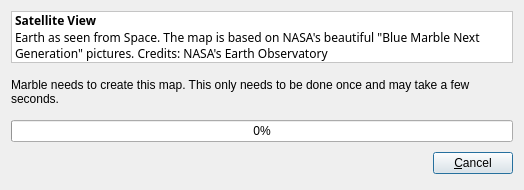
<ui version="4.0" >
 <class>TileCreatorDialog</class>
 <widget class="QDialog" name="TileCreatorDialog" >
  <property name="geometry" >
   <rect>
    <x>0</x>
    <y>0</y>
    <width>524</width>
    <height>190</height>
   </rect>
  </property>
  <property name="minimumSize" >
   <size>
    <width>500</width>
    <height>190</height>
   </size>
  </property>
  <property name="windowTitle" >
   <string>Creating Map</string>
  </property>
  <property name="windowIcon" >
   <iconset/>
  </property>
  <layout class="QVBoxLayout" >
   <property name="spacing" >
    <number>6</number>
   </property>
   <item>
    <widget class="QLabel" name="descriptionLabel" >
     <property name="palette" >
      <palette>
       <active>
        <colorrole role="WindowText" >
         <brush brushstyle="SolidPattern" >
          <color alpha="255" >
           <red>0</red>
           <green>0</green>
           <blue>0</blue>
          </color>
         </brush>
        </colorrole>
        <colorrole role="Button" >
         <brush brushstyle="SolidPattern" >
          <color alpha="255" >
           <red>255</red>
           <green>255</green>
           <blue>255</blue>
          </color>
         </brush>
        </colorrole>
        <colorrole role="Light" >
         <brush brushstyle="SolidPattern" >
          <color alpha="255" >
           <red>255</red>
           <green>255</green>
           <blue>255</blue>
          </color>
         </brush>
        </colorrole>
        <colorrole role="Midlight" >
         <brush brushstyle="SolidPattern" >
          <color alpha="255" >
           <red>255</red>
           <green>255</green>
           <blue>255</blue>
          </color>
         </brush>
        </colorrole>
        <colorrole role="Dark" >
         <brush brushstyle="SolidPattern" >
          <color alpha="255" >
           <red>127</red>
           <green>127</green>
           <blue>127</blue>
          </color>
         </brush>
        </colorrole>
        <colorrole role="Mid" >
         <brush brushstyle="SolidPattern" >
          <color alpha="255" >
           <red>170</red>
           <green>170</green>
           <blue>170</blue>
          </color>
         </brush>
        </colorrole>
        <colorrole role="Text" >
         <brush brushstyle="SolidPattern" >
          <color alpha="255" >
           <red>0</red>
           <green>0</green>
           <blue>0</blue>
          </color>
         </brush>
        </colorrole>
        <colorrole role="BrightText" >
         <brush brushstyle="SolidPattern" >
          <color alpha="255" >
           <red>255</red>
           <green>255</green>
           <blue>255</blue>
          </color>
         </brush>
        </colorrole>
        <colorrole role="ButtonText" >
         <brush brushstyle="SolidPattern" >
          <color alpha="255" >
           <red>0</red>
           <green>0</green>
           <blue>0</blue>
          </color>
         </brush>
        </colorrole>
        <colorrole role="Base" >
         <brush brushstyle="SolidPattern" >
          <color alpha="255" >
           <red>255</red>
           <green>255</green>
           <blue>255</blue>
          </color>
         </brush>
        </colorrole>
        <colorrole role="Window" >
         <brush brushstyle="SolidPattern" >
          <color alpha="255" >
           <red>255</red>
           <green>255</green>
           <blue>255</blue>
          </color>
         </brush>
        </colorrole>
        <colorrole role="Shadow" >
         <brush brushstyle="SolidPattern" >
          <color alpha="255" >
           <red>0</red>
           <green>0</green>
           <blue>0</blue>
          </color>
         </brush>
        </colorrole>
        <colorrole role="Highlight" >
         <brush brushstyle="SolidPattern" >
          <color alpha="255" >
           <red>103</red>
           <green>141</green>
           <blue>178</blue>
          </color>
         </brush>
        </colorrole>
        <colorrole role="HighlightedText" >
         <brush brushstyle="SolidPattern" >
          <color alpha="255" >
           <red>255</red>
           <green>255</green>
           <blue>255</blue>
          </color>
         </brush>
        </colorrole>
        <colorrole role="Link" >
         <brush brushstyle="SolidPattern" >
          <color alpha="255" >
           <red>0</red>
           <green>0</green>
           <blue>238</blue>
          </color>
         </brush>
        </colorrole>
        <colorrole role="LinkVisited" >
         <brush brushstyle="SolidPattern" >
          <color alpha="255" >
           <red>82</red>
           <green>24</green>
           <blue>139</blue>
          </color>
         </brush>
        </colorrole>
        <colorrole role="AlternateBase" >
         <brush brushstyle="SolidPattern" >
          <color alpha="255" >
           <red>255</red>
           <green>255</green>
           <blue>255</blue>
          </color>
         </brush>
        </colorrole>
       </active>
       <inactive>
        <colorrole role="WindowText" >
         <brush brushstyle="SolidPattern" >
          <color alpha="255" >
           <red>0</red>
           <green>0</green>
           <blue>0</blue>
          </color>
         </brush>
        </colorrole>
        <colorrole role="Button" >
         <brush brushstyle="SolidPattern" >
          <color alpha="255" >
           <red>255</red>
           <green>255</green>
           <blue>255</blue>
          </color>
         </brush>
        </colorrole>
        <colorrole role="Light" >
         <brush brushstyle="SolidPattern" >
          <color alpha="255" >
           <red>255</red>
           <green>255</green>
           <blue>255</blue>
          </color>
         </brush>
        </colorrole>
        <colorrole role="Midlight" >
         <brush brushstyle="SolidPattern" >
          <color alpha="255" >
           <red>255</red>
           <green>255</green>
           <blue>255</blue>
          </color>
         </brush>
        </colorrole>
        <colorrole role="Dark" >
         <brush brushstyle="SolidPattern" >
          <color alpha="255" >
           <red>127</red>
           <green>127</green>
           <blue>127</blue>
          </color>
         </brush>
        </colorrole>
        <colorrole role="Mid" >
         <brush brushstyle="SolidPattern" >
          <color alpha="255" >
           <red>170</red>
           <green>170</green>
           <blue>170</blue>
          </color>
         </brush>
        </colorrole>
        <colorrole role="Text" >
         <brush brushstyle="SolidPattern" >
          <color alpha="255" >
           <red>0</red>
           <green>0</green>
           <blue>0</blue>
          </color>
         </brush>
        </colorrole>
        <colorrole role="BrightText" >
         <brush brushstyle="SolidPattern" >
          <color alpha="255" >
           <red>255</red>
           <green>255</green>
           <blue>255</blue>
          </color>
         </brush>
        </colorrole>
        <colorrole role="ButtonText" >
         <brush brushstyle="SolidPattern" >
          <color alpha="255" >
           <red>0</red>
           <green>0</green>
           <blue>0</blue>
          </color>
         </brush>
        </colorrole>
        <colorrole role="Base" >
         <brush brushstyle="SolidPattern" >
          <color alpha="255" >
           <red>255</red>
           <green>255</green>
           <blue>255</blue>
          </color>
         </brush>
        </colorrole>
        <colorrole role="Window" >
         <brush brushstyle="SolidPattern" >
          <color alpha="255" >
           <red>255</red>
           <green>255</green>
           <blue>255</blue>
          </color>
         </brush>
        </colorrole>
        <colorrole role="Shadow" >
         <brush brushstyle="SolidPattern" >
          <color alpha="255" >
           <red>0</red>
           <green>0</green>
           <blue>0</blue>
          </color>
         </brush>
        </colorrole>
        <colorrole role="Highlight" >
         <brush brushstyle="SolidPattern" >
          <color alpha="255" >
           <red>103</red>
           <green>141</green>
           <blue>178</blue>
          </color>
         </brush>
        </colorrole>
        <colorrole role="HighlightedText" >
         <brush brushstyle="SolidPattern" >
          <color alpha="255" >
           <red>255</red>
           <green>255</green>
           <blue>255</blue>
          </color>
         </brush>
        </colorrole>
        <colorrole role="Link" >
         <brush brushstyle="SolidPattern" >
          <color alpha="255" >
           <red>0</red>
           <green>0</green>
           <blue>238</blue>
          </color>
         </brush>
        </colorrole>
        <colorrole role="LinkVisited" >
         <brush brushstyle="SolidPattern" >
          <color alpha="255" >
           <red>82</red>
           <green>24</green>
           <blue>139</blue>
          </color>
         </brush>
        </colorrole>
        <colorrole role="AlternateBase" >
         <brush brushstyle="SolidPattern" >
          <color alpha="255" >
           <red>255</red>
           <green>255</green>
           <blue>255</blue>
          </color>
         </brush>
        </colorrole>
       </inactive>
       <disabled>
        <colorrole role="WindowText" >
         <brush brushstyle="SolidPattern" >
          <color alpha="255" >
           <red>127</red>
           <green>127</green>
           <blue>127</blue>
          </color>
         </brush>
        </colorrole>
        <colorrole role="Button" >
         <brush brushstyle="SolidPattern" >
          <color alpha="255" >
           <red>255</red>
           <green>255</green>
           <blue>255</blue>
          </color>
         </brush>
        </colorrole>
        <colorrole role="Light" >
         <brush brushstyle="SolidPattern" >
          <color alpha="255" >
           <red>255</red>
           <green>255</green>
           <blue>255</blue>
          </color>
         </brush>
        </colorrole>
        <colorrole role="Midlight" >
         <brush brushstyle="SolidPattern" >
          <color alpha="255" >
           <red>255</red>
           <green>255</green>
           <blue>255</blue>
          </color>
         </brush>
        </colorrole>
        <colorrole role="Dark" >
         <brush brushstyle="SolidPattern" >
          <color alpha="255" >
           <red>127</red>
           <green>127</green>
           <blue>127</blue>
          </color>
         </brush>
        </colorrole>
        <colorrole role="Mid" >
         <brush brushstyle="SolidPattern" >
          <color alpha="255" >
           <red>170</red>
           <green>170</green>
           <blue>170</blue>
          </color>
         </brush>
        </colorrole>
        <colorrole role="Text" >
         <brush brushstyle="SolidPattern" >
          <color alpha="255" >
           <red>127</red>
           <green>127</green>
           <blue>127</blue>
          </color>
         </brush>
        </colorrole>
        <colorrole role="BrightText" >
         <brush brushstyle="SolidPattern" >
          <color alpha="255" >
           <red>255</red>
           <green>255</green>
           <blue>255</blue>
          </color>
         </brush>
        </colorrole>
        <colorrole role="ButtonText" >
         <brush brushstyle="SolidPattern" >
          <color alpha="255" >
           <red>127</red>
           <green>127</green>
           <blue>127</blue>
          </color>
         </brush>
        </colorrole>
        <colorrole role="Base" >
         <brush brushstyle="SolidPattern" >
          <color alpha="255" >
           <red>255</red>
           <green>255</green>
           <blue>255</blue>
          </color>
         </brush>
        </colorrole>
        <colorrole role="Window" >
         <brush brushstyle="SolidPattern" >
          <color alpha="255" >
           <red>255</red>
           <green>255</green>
           <blue>255</blue>
          </color>
         </brush>
        </colorrole>
        <colorrole role="Shadow" >
         <brush brushstyle="SolidPattern" >
          <color alpha="255" >
           <red>0</red>
           <green>0</green>
           <blue>0</blue>
          </color>
         </brush>
        </colorrole>
        <colorrole role="Highlight" >
         <brush brushstyle="SolidPattern" >
          <color alpha="255" >
           <red>86</red>
           <green>117</green>
           <blue>148</blue>
          </color>
         </brush>
        </colorrole>
        <colorrole role="HighlightedText" >
         <brush brushstyle="SolidPattern" >
          <color alpha="255" >
           <red>255</red>
           <green>255</green>
           <blue>255</blue>
          </color>
         </brush>
        </colorrole>
        <colorrole role="Link" >
         <brush brushstyle="SolidPattern" >
          <color alpha="255" >
           <red>0</red>
           <green>0</green>
           <blue>238</blue>
          </color>
         </brush>
        </colorrole>
        <colorrole role="LinkVisited" >
         <brush brushstyle="SolidPattern" >
          <color alpha="255" >
           <red>82</red>
           <green>24</green>
           <blue>139</blue>
          </color>
         </brush>
        </colorrole>
        <colorrole role="AlternateBase" >
         <brush brushstyle="SolidPattern" >
          <color alpha="255" >
           <red>255</red>
           <green>255</green>
           <blue>255</blue>
          </color>
         </brush>
        </colorrole>
       </disabled>
      </palette>
     </property>
     <property name="autoFillBackground" >
      <bool>true</bool>
     </property>
     <property name="frameShape" >
      <enum>QFrame::StyledPanel</enum>
     </property>
     <property name="frameShadow" >
      <enum>QFrame::Sunken</enum>
     </property>
     <property name="text" >
      <string>&lt;html>&lt;head>&lt;meta name="qrichtext" content="1" />&lt;/head>&lt;body style=" white-space: pre-wrap; font-family:Sans Serif; font-size:9pt; font-weight:400; font-style:normal; text-decoration:none;">&lt;p style=" margin-top:0px; margin-bottom:0px; margin-left:0px; margin-right:0px; -qt-block-indent:0; text-indent:0px;">&lt;span style=" font-weight:600;">Satellite View&lt;/span>&lt;/p>&lt;p style=" margin-top:0px; margin-bottom:0px; margin-left:0px; margin-right:0px; -qt-block-indent:0; text-indent:0px;">Earth as seen from Space. The map is based on NASA's beautiful "Blue Marble Next Generation" pictures. Credits: NASA's Earth Observatory&lt;/p>&lt;/body>&lt;/html></string>
     </property>
     <property name="wordWrap" >
      <bool>true</bool>
     </property>
    </widget>
   </item>
   <item>
    <widget class="QLabel" name="messageLabel" >
     <property name="text" >
      <string>Marble needs to create this map. This only needs to be done once and may take a few seconds.</string>
     </property>
     <property name="wordWrap" >
      <bool>true</bool>
     </property>
    </widget>
   </item>
   <item>
    <widget class="QProgressBar" name="progressBar" >
     <property name="value" >
      <number>0</number>
     </property>
     <property name="orientation" >
      <enum>Qt::Horizontal</enum>
     </property>
    </widget>
   </item>
   <item>
    <layout class="QHBoxLayout" >
     <property name="spacing" >
      <number>6</number>
     </property>
     <item>
      <spacer>
       <property name="orientation" >
        <enum>Qt::Horizontal</enum>
       </property>
       <property name="sizeHint" >
        <size>
         <width>131</width>
         <height>31</height>
        </size>
       </property>
      </spacer>
     </item>
     <item>
      <widget class="QPushButton" name="cancelButton" >
       <property name="text" >
        <string>&amp;Cancel</string>
       </property>
      </widget>
     </item>
    </layout>
   </item>
  </layout>
 </widget>
 <resources/>
 <connections>
  <connection>
   <sender>cancelButton</sender>
   <signal>clicked()</signal>
   <receiver>TileCreatorDialog</receiver>
   <slot>reject()</slot>
   <hints>
    <hint type="sourcelabel" >
     <x>369</x>
     <y>253</y>
    </hint>
    <hint type="destinationlabel" >
     <x>179</x>
     <y>282</y>
    </hint>
   </hints>
  </connection>
 </connections>
</ui>
